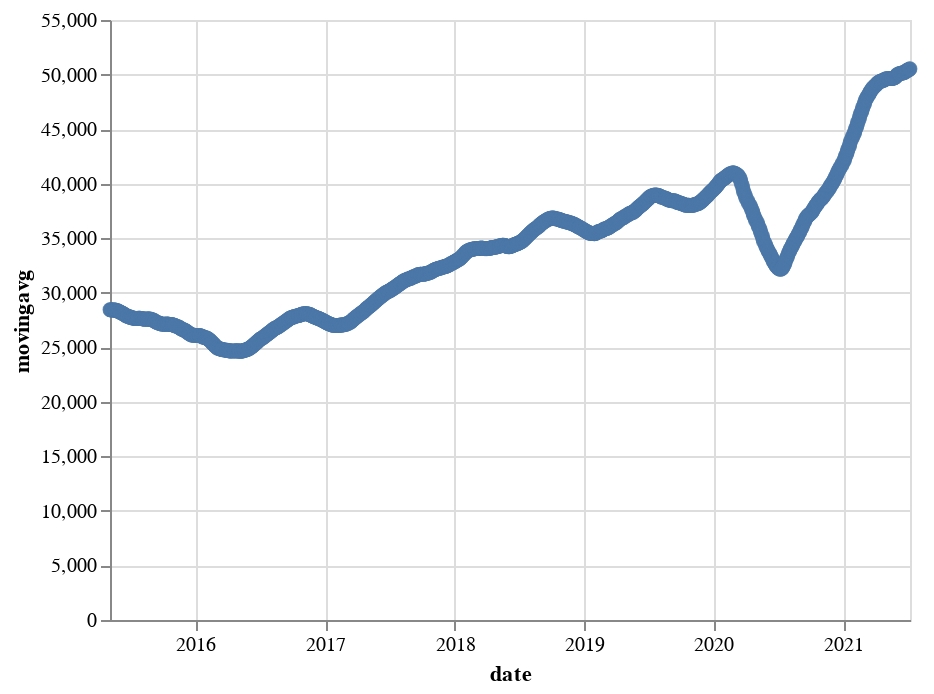

Write notebook code for a chart like this one.
### Code cell
alt.Chart(altdata_sixteenweek).mark_point().encode(
    x='date',
    y='movingavg'
)

### Figure 1 — Vega-Lite specification as saved in the notebook (floating-point values rounded to 4 significant figures; data arrays with more than 128 entries replaced by an {"elided": "..."} marker saying what was removed)
{"config": {"view": {"continuousWidth": 400, "continuousHeight": 300}}, "data": {"name": "data-1d4f5e811e6589202eed994e7a75c579"}, "mark": "point", "encoding": {"x": {"type": "temporal", "field": "date"}, "y": {"type": "quantitative", "field": "movingavg"}}, "$schema": "https://vega.github.io/schema/vega-lite/v4.8.1.json", "datasets": {"data-1d4f5e811e6589202eed994e7a75c579": {"elided": "1521 records"}}}
